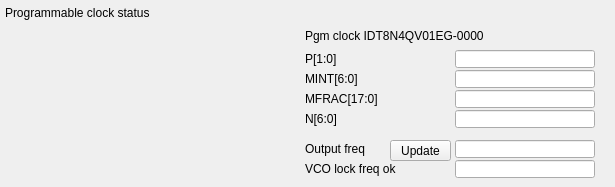
<?xml version="1.0" encoding="UTF-8"?>
<ui version="4.0">
 <class>MainWindow</class>
 <widget class="QMainWindow" name="MainWindow">
  <property name="geometry">
   <rect>
    <x>0</x>
    <y>0</y>
    <width>615</width>
    <height>187</height>
   </rect>
  </property>
  <property name="styleSheet">
   <string>

QWidget#centralWidget {background: rgba(218, 218, 218, 255);}

caTable {
       font: 10pt;
       background: cornsilk;
       alternate-background-color: wheat;
}

caLineEdit {
     border-radius: 1px;
     background: lightyellow;
     color: black;
 }

caTextEntry {
    color: rgb(127, 0, 63);
    background-color: cornsilk;
    selection-color: #0a214c;
    selection-background-color: wheat;
    border: 1px groove black;
    border-radius: 1px;
    padding: 1px;
}

caTextEntry:focus {
    padding: 0px;
    border: 2px groove darkred;
    border-radius: 1px;
}

QPushButton {
      border-color: #00b;
      border-radius: 2px;
      padding: 3px;
      border-width: 1px;

	background: qlineargradient(spread:pad, x1:0, y1:0, x2:0, y2:1,
						   stop:0   rgba(224, 239, 255, 255),
						   stop:0.5 rgba(199, 215, 230, 255),
						   stop:1   rgba(184, 214, 236, 255));
}
QPushButton:hover {
	background: qlineargradient(spread:pad, x1:0, y1:0, x2:0, y2:1,
						stop:0   rgba(201, 226, 255, 255),
						stop:0.5 rgba(177, 204, 230, 255),
						stop:1   rgba(163, 205, 236, 255));
}
QPushButton:pressed {
	background: qlineargradient(spread:pad, x1:0, y1:0, x2:0, y2:1,
						stop:0   rgba(174, 219, 255, 255),
						stop:0.5 rgba(165, 199, 230, 255),
						stop:1   rgba(134, 188, 236, 255));
}

QPushButton:disabled {
	background: qlineargradient(spread:pad, x1:0, y1:0, x2:0, y2:1,
						stop:0   rgba(174, 219, 255, 255),
						stop:0.5 rgba(165, 199, 230, 255),
						stop:1   rgba(134, 188, 236, 255));
}

caChoice {
      background: qlineargradient(x1: 0, y1: 0, x2: 0, y2: 1,
                                  stop: 0 #E1E1E1, stop: 0.4 #DDDDDD,
                                  stop: 0.5 #D8D8D8, stop: 1.0 #D3D3D3);
}

caChoice &gt; QPushButton {
      text-align: left;
      padding: 1px;
}

/* when font specified, no font sizing is done any more,  font: 10pt; is not bad. You could Enable this when you converted from .adl files
caRelatedDisplay  &gt; QPushButton {
font: 10pt;
}

caShellCommand  &gt; QPushButton {
font: 10pt;
}
*/

caSlider::groove:horizontal {
border: 1px solid #bbb;
background: lightgrey;
height: 20px;
border-radius: 4px;
}

caSlider::handle:horizontal {
background: red;
border: 1px solid #777;
width: 13px;
margin-top: -2px;
margin-bottom: -2px;
border-radius: 2px;
}



</string>
  </property>
  <widget class="QWidget" name="centralWidget">
   <widget class="caLabel" name="caLabel_42">
    <property name="geometry">
     <rect>
      <x>305</x>
      <y>140</y>
      <width>140</width>
      <height>18</height>
     </rect>
    </property>
    <property name="text">
     <string>Output freq</string>
    </property>
    <property name="alignment">
     <set>Qt::AlignAbsolute|Qt::AlignLeading|Qt::AlignLeft|Qt::AlignVCenter</set>
    </property>
    <property name="foreground">
     <color>
      <red>0</red>
      <green>0</green>
      <blue>0</blue>
     </color>
    </property>
    <property name="background">
     <color alpha="0">
      <red>0</red>
      <green>0</green>
      <blue>0</blue>
     </color>
    </property>
    <property name="frameShape">
     <enum>QFrame::NoFrame</enum>
    </property>
   </widget>
   <widget class="caGraphics" name="caRectangle_9">
    <property name="geometry">
     <rect>
      <x>0</x>
      <y>0</y>
      <width>615</width>
      <height>186</height>
     </rect>
    </property>
    <property name="foreground">
     <color>
      <red>145</red>
      <green>145</green>
      <blue>145</blue>
     </color>
    </property>
    <property name="linestyle" stdset="0">
     <enum>caGraphics::Solid</enum>
    </property>
    <property name="fillstyle" stdset="0">
     <enum>caGraphics::Filled</enum>
    </property>
    <property name="lineColor">
     <color>
      <red>145</red>
      <green>145</green>
      <blue>145</blue>
     </color>
    </property>
    <property name="form">
     <enum>caGraphics::Rectangle</enum>
    </property>
   </widget>
   <widget class="caLabel" name="caLabel_40">
    <property name="geometry">
     <rect>
      <x>305</x>
      <y>90</y>
      <width>140</width>
      <height>18</height>
     </rect>
    </property>
    <property name="text">
     <string>MFRAC[17:0]</string>
    </property>
    <property name="alignment">
     <set>Qt::AlignAbsolute|Qt::AlignLeading|Qt::AlignLeft|Qt::AlignVCenter</set>
    </property>
    <property name="foreground">
     <color>
      <red>0</red>
      <green>0</green>
      <blue>0</blue>
     </color>
    </property>
    <property name="background">
     <color alpha="0">
      <red>0</red>
      <green>0</green>
      <blue>0</blue>
     </color>
    </property>
    <property name="frameShape">
     <enum>QFrame::NoFrame</enum>
    </property>
   </widget>
   <widget class="caLineEdit" name="caLineEdit_26">
    <property name="geometry">
     <rect>
      <x>455</x>
      <y>140</y>
      <width>140</width>
      <height>18</height>
     </rect>
    </property>
    <property name="font">
     <font>
      <family>Monospace</family>
      <pointsize>11</pointsize>
     </font>
    </property>
    <property name="alignment">
     <set>Qt::AlignRight|Qt::AlignTrailing|Qt::AlignVCenter</set>
    </property>
    <property name="channel" stdset="0">
     <string notr="true">$(P)PGMCLOCK-FREQ</string>
    </property>
    <property name="foreground">
     <color>
      <red>0</red>
      <green>0</green>
      <blue>0</blue>
     </color>
    </property>
    <property name="background">
     <color>
      <red>218</red>
      <green>218</green>
      <blue>218</blue>
     </color>
    </property>
    <property name="colorMode">
     <enum>caLineEdit::Alarm_Static</enum>
    </property>
    <property name="unitsEnabled">
     <bool>true</bool>
    </property>
    <property name="formatType">
     <enum>caLineEdit::decimal</enum>
    </property>
   </widget>
   <widget class="caLineEdit" name="caLineEdit_32">
    <property name="geometry">
     <rect>
      <x>455</x>
      <y>70</y>
      <width>140</width>
      <height>18</height>
     </rect>
    </property>
    <property name="font">
     <font>
      <family>Monospace</family>
      <pointsize>11</pointsize>
     </font>
    </property>
    <property name="alignment">
     <set>Qt::AlignLeading|Qt::AlignLeft|Qt::AlignVCenter</set>
    </property>
    <property name="channel" stdset="0">
     <string notr="true">$(P)PGMCLOCK-MINT</string>
    </property>
    <property name="foreground">
     <color>
      <red>0</red>
      <green>0</green>
      <blue>0</blue>
     </color>
    </property>
    <property name="background">
     <color>
      <red>218</red>
      <green>218</green>
      <blue>218</blue>
     </color>
    </property>
    <property name="colorMode">
     <enum>caLineEdit::Static</enum>
    </property>
    <property name="formatType">
     <enum>caLineEdit::hexadecimal</enum>
    </property>
   </widget>
   <widget class="caLabel" name="caLabel_35">
    <property name="geometry">
     <rect>
      <x>5</x>
      <y>0</y>
      <width>601</width>
      <height>26</height>
     </rect>
    </property>
    <property name="text">
     <string>Programmable clock status</string>
    </property>
    <property name="alignment">
     <set>Qt::AlignAbsolute|Qt::AlignLeading|Qt::AlignLeft|Qt::AlignVCenter</set>
    </property>
    <property name="foreground">
     <color>
      <red>0</red>
      <green>0</green>
      <blue>0</blue>
     </color>
    </property>
    <property name="background">
     <color alpha="0">
      <red>0</red>
      <green>0</green>
      <blue>0</blue>
     </color>
    </property>
    <property name="frameShape">
     <enum>QFrame::NoFrame</enum>
    </property>
   </widget>
   <widget class="caLabel" name="caLabel_41">
    <property name="geometry">
     <rect>
      <x>305</x>
      <y>110</y>
      <width>140</width>
      <height>18</height>
     </rect>
    </property>
    <property name="text">
     <string>N[6:0]</string>
    </property>
    <property name="alignment">
     <set>Qt::AlignAbsolute|Qt::AlignLeading|Qt::AlignLeft|Qt::AlignVCenter</set>
    </property>
    <property name="foreground">
     <color>
      <red>0</red>
      <green>0</green>
      <blue>0</blue>
     </color>
    </property>
    <property name="background">
     <color alpha="0">
      <red>0</red>
      <green>0</green>
      <blue>0</blue>
     </color>
    </property>
    <property name="frameShape">
     <enum>QFrame::NoFrame</enum>
    </property>
   </widget>
   <widget class="caLabel" name="caLabel_36">
    <property name="geometry">
     <rect>
      <x>305</x>
      <y>25</y>
      <width>286</width>
      <height>21</height>
     </rect>
    </property>
    <property name="text">
     <string>Pgm clock IDT8N4QV01EG-0000</string>
    </property>
    <property name="alignment">
     <set>Qt::AlignAbsolute|Qt::AlignLeading|Qt::AlignLeft|Qt::AlignVCenter</set>
    </property>
    <property name="foreground">
     <color>
      <red>0</red>
      <green>0</green>
      <blue>0</blue>
     </color>
    </property>
    <property name="background">
     <color alpha="0">
      <red>0</red>
      <green>0</green>
      <blue>0</blue>
     </color>
    </property>
    <property name="frameShape">
     <enum>QFrame::NoFrame</enum>
    </property>
   </widget>
   <widget class="caLineEdit" name="caLineEdit_31">
    <property name="geometry">
     <rect>
      <x>455</x>
      <y>50</y>
      <width>140</width>
      <height>18</height>
     </rect>
    </property>
    <property name="font">
     <font>
      <family>Monospace</family>
      <pointsize>11</pointsize>
     </font>
    </property>
    <property name="alignment">
     <set>Qt::AlignLeading|Qt::AlignLeft|Qt::AlignVCenter</set>
    </property>
    <property name="channel" stdset="0">
     <string notr="true">$(P)PGMCLOCK-P</string>
    </property>
    <property name="foreground">
     <color>
      <red>0</red>
      <green>0</green>
      <blue>0</blue>
     </color>
    </property>
    <property name="background">
     <color>
      <red>218</red>
      <green>218</green>
      <blue>218</blue>
     </color>
    </property>
    <property name="colorMode">
     <enum>caLineEdit::Static</enum>
    </property>
    <property name="formatType">
     <enum>caLineEdit::hexadecimal</enum>
    </property>
   </widget>
   <widget class="caLineEdit" name="caLineEdit_34">
    <property name="geometry">
     <rect>
      <x>455</x>
      <y>110</y>
      <width>140</width>
      <height>18</height>
     </rect>
    </property>
    <property name="font">
     <font>
      <family>Monospace</family>
      <pointsize>11</pointsize>
     </font>
    </property>
    <property name="alignment">
     <set>Qt::AlignLeading|Qt::AlignLeft|Qt::AlignVCenter</set>
    </property>
    <property name="channel" stdset="0">
     <string notr="true">$(P)PGMCLOCK-N</string>
    </property>
    <property name="foreground">
     <color>
      <red>0</red>
      <green>0</green>
      <blue>0</blue>
     </color>
    </property>
    <property name="background">
     <color>
      <red>218</red>
      <green>218</green>
      <blue>218</blue>
     </color>
    </property>
    <property name="colorMode">
     <enum>caLineEdit::Static</enum>
    </property>
    <property name="formatType">
     <enum>caLineEdit::hexadecimal</enum>
    </property>
   </widget>
   <widget class="caGraphics" name="caRectangle_10">
    <property name="geometry">
     <rect>
      <x>5</x>
      <y>25</y>
      <width>601</width>
      <height>156</height>
     </rect>
    </property>
    <property name="foreground">
     <color>
      <red>187</red>
      <green>187</green>
      <blue>187</blue>
     </color>
    </property>
    <property name="linestyle" stdset="0">
     <enum>caGraphics::Solid</enum>
    </property>
    <property name="fillstyle" stdset="0">
     <enum>caGraphics::Filled</enum>
    </property>
    <property name="lineColor">
     <color>
      <red>187</red>
      <green>187</green>
      <blue>187</blue>
     </color>
    </property>
    <property name="form">
     <enum>caGraphics::Rectangle</enum>
    </property>
   </widget>
   <widget class="caLabel" name="caLabel_39">
    <property name="geometry">
     <rect>
      <x>305</x>
      <y>70</y>
      <width>140</width>
      <height>18</height>
     </rect>
    </property>
    <property name="text">
     <string>MINT[6:0]</string>
    </property>
    <property name="alignment">
     <set>Qt::AlignAbsolute|Qt::AlignLeading|Qt::AlignLeft|Qt::AlignVCenter</set>
    </property>
    <property name="foreground">
     <color>
      <red>0</red>
      <green>0</green>
      <blue>0</blue>
     </color>
    </property>
    <property name="background">
     <color alpha="0">
      <red>0</red>
      <green>0</green>
      <blue>0</blue>
     </color>
    </property>
    <property name="frameShape">
     <enum>QFrame::NoFrame</enum>
    </property>
   </widget>
   <widget class="caLineEdit" name="caLineEdit_27">
    <property name="geometry">
     <rect>
      <x>455</x>
      <y>160</y>
      <width>140</width>
      <height>18</height>
     </rect>
    </property>
    <property name="font">
     <font>
      <family>Monospace</family>
      <pointsize>11</pointsize>
     </font>
    </property>
    <property name="alignment">
     <set>Qt::AlignRight|Qt::AlignTrailing|Qt::AlignVCenter</set>
    </property>
    <property name="channel" stdset="0">
     <string notr="true">$(P)PGMCLOCK-FVCO</string>
    </property>
    <property name="foreground">
     <color>
      <red>0</red>
      <green>0</green>
      <blue>0</blue>
     </color>
    </property>
    <property name="background">
     <color>
      <red>218</red>
      <green>218</green>
      <blue>218</blue>
     </color>
    </property>
    <property name="colorMode">
     <enum>caLineEdit::Alarm_Static</enum>
    </property>
    <property name="unitsEnabled">
     <bool>true</bool>
    </property>
    <property name="formatType">
     <enum>caLineEdit::decimal</enum>
    </property>
   </widget>
   <widget class="caLabel" name="caLabel_43">
    <property name="geometry">
     <rect>
      <x>305</x>
      <y>160</y>
      <width>140</width>
      <height>18</height>
     </rect>
    </property>
    <property name="text">
     <string>VCO lock freq ok</string>
    </property>
    <property name="alignment">
     <set>Qt::AlignAbsolute|Qt::AlignLeading|Qt::AlignLeft|Qt::AlignVCenter</set>
    </property>
    <property name="foreground">
     <color>
      <red>0</red>
      <green>0</green>
      <blue>0</blue>
     </color>
    </property>
    <property name="background">
     <color alpha="0">
      <red>0</red>
      <green>0</green>
      <blue>0</blue>
     </color>
    </property>
    <property name="frameShape">
     <enum>QFrame::NoFrame</enum>
    </property>
   </widget>
   <widget class="caLineEdit" name="caLineEdit_33">
    <property name="geometry">
     <rect>
      <x>455</x>
      <y>90</y>
      <width>140</width>
      <height>18</height>
     </rect>
    </property>
    <property name="font">
     <font>
      <family>Monospace</family>
      <pointsize>11</pointsize>
     </font>
    </property>
    <property name="alignment">
     <set>Qt::AlignLeading|Qt::AlignLeft|Qt::AlignVCenter</set>
    </property>
    <property name="channel" stdset="0">
     <string notr="true">$(P)PGMCLOCK-MFRAC</string>
    </property>
    <property name="foreground">
     <color>
      <red>0</red>
      <green>0</green>
      <blue>0</blue>
     </color>
    </property>
    <property name="background">
     <color>
      <red>218</red>
      <green>218</green>
      <blue>218</blue>
     </color>
    </property>
    <property name="colorMode">
     <enum>caLineEdit::Static</enum>
    </property>
    <property name="formatType">
     <enum>caLineEdit::hexadecimal</enum>
    </property>
   </widget>
   <widget class="caLabel" name="caLabel_38">
    <property name="geometry">
     <rect>
      <x>305</x>
      <y>50</y>
      <width>140</width>
      <height>18</height>
     </rect>
    </property>
    <property name="text">
     <string>P[1:0]</string>
    </property>
    <property name="alignment">
     <set>Qt::AlignAbsolute|Qt::AlignLeading|Qt::AlignLeft|Qt::AlignVCenter</set>
    </property>
    <property name="foreground">
     <color>
      <red>0</red>
      <green>0</green>
      <blue>0</blue>
     </color>
    </property>
    <property name="background">
     <color alpha="0">
      <red>0</red>
      <green>0</green>
      <blue>0</blue>
     </color>
    </property>
    <property name="frameShape">
     <enum>QFrame::NoFrame</enum>
    </property>
   </widget>
   <widget class="caMessageButton" name="camessagebutton">
    <property name="geometry">
     <rect>
      <x>390</x>
      <y>140</y>
      <width>61</width>
      <height>21</height>
     </rect>
    </property>
    <property name="text">
     <string>Update</string>
    </property>
    <property name="channel" stdset="0">
     <string notr="true">$(P)PGMCLOCK-REG0.PROC</string>
    </property>
    <property name="background">
     <color>
      <red>183</red>
      <green>157</green>
      <blue>92</blue>
     </color>
    </property>
    <property name="pressMessage">
     <string notr="true">1</string>
    </property>
   </widget>
   <zorder>caRectangle_9</zorder>
   <zorder>caRectangle_10</zorder>
   <zorder>caLabel_42</zorder>
   <zorder>caLabel_40</zorder>
   <zorder>caLineEdit_26</zorder>
   <zorder>caLineEdit_32</zorder>
   <zorder>caLabel_35</zorder>
   <zorder>caLabel_41</zorder>
   <zorder>caLabel_36</zorder>
   <zorder>caLineEdit_31</zorder>
   <zorder>caLineEdit_34</zorder>
   <zorder>caLabel_39</zorder>
   <zorder>caLineEdit_27</zorder>
   <zorder>caLabel_43</zorder>
   <zorder>caLineEdit_33</zorder>
   <zorder>caLabel_38</zorder>
   <zorder>camessagebutton</zorder>
  </widget>
 </widget>
 <customwidgets>
  <customwidget>
   <class>caMessageButton</class>
   <extends>QPushButton</extends>
   <header>caMessageButton</header>
  </customwidget>
  <customwidget>
   <class>caLabel</class>
   <extends>QLabel</extends>
   <header>caLabel</header>
  </customwidget>
  <customwidget>
   <class>caGraphics</class>
   <extends>QWidget</extends>
   <header>caGraphics</header>
  </customwidget>
  <customwidget>
   <class>caLineEdit</class>
   <extends>QLineEdit</extends>
   <header>caLineEdit</header>
  </customwidget>
 </customwidgets>
 <resources/>
 <connections/>
</ui>
